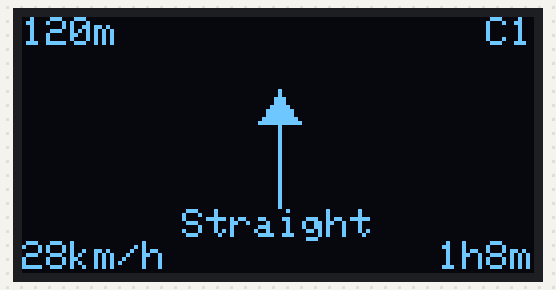
A sketch run on a simulated ESP32-C3. On the bench: 128×64 one-colour display.

Above: at 0.1 s.
At 3.8 s:
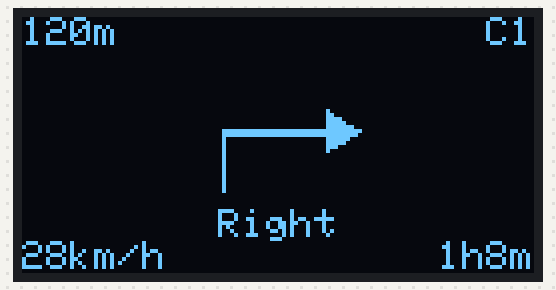
At 9.2 s:
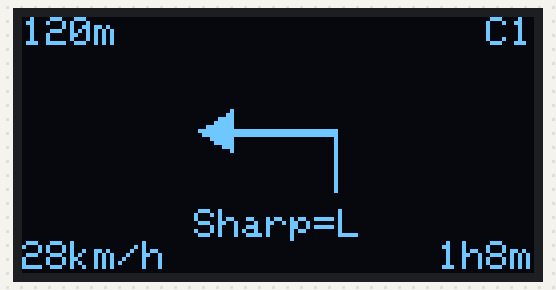
At 18.4 s:
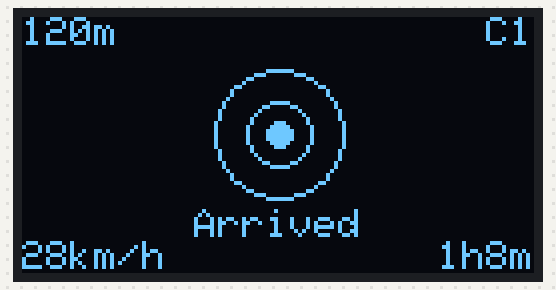
At 29.3 s:
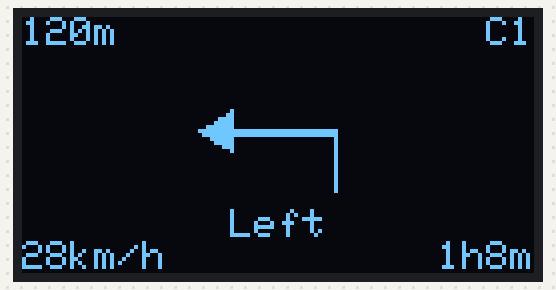
At 38.4 s:
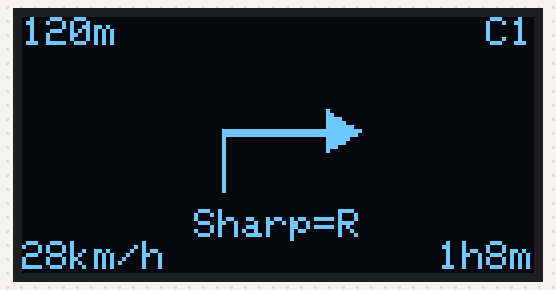

Measured:
- what the display in image 1 shows lasts 1.8 s, from 3.7 s to 5.5 s

The sketch:

navigation_icon_simulator.ino
```cpp
#include <Wire.h>
#include <Adafruit_GFX.h>
#include <Adafruit_SSD1306.h>

#define SCREEN_WIDTH 128
#define SCREEN_HEIGHT 64
#define OLED_RESET -1
#define SCREEN_ADDRESS 0x3C

Adafruit_SSD1306 display(SCREEN_WIDTH, SCREEN_HEIGHT, &Wire, OLED_RESET);

const uint32_t SCREEN_HOLD_MS = 1800;
uint8_t iconIndex = 0;
uint32_t lastIconChange = 0;

void centerText(const char *text, int16_t y)
{
  int16_t x1;
  int16_t y1;
  uint16_t w;
  uint16_t h;
  display.setTextSize(1);
  display.getTextBounds(text, 0, y, &x1, &y1, &w, &h);
  display.setCursor((SCREEN_WIDTH - w) / 2, y);
  display.print(text);
}

void drawHeaderFooter()
{
  display.setTextSize(1);
  display.setTextColor(SSD1306_WHITE);
  display.setCursor(0, 0);
  display.print("120m");
  display.setCursor(116, 0);
  display.print("C1");
  display.setCursor(0, 56);
  display.print("28km/h");
  display.setCursor(104, 56);
  display.print("1h8m");
}

void thickLine(int16_t x0, int16_t y0, int16_t x1, int16_t y1)
{
  display.drawLine(x0, y0, x1, y1, SSD1306_WHITE);
  display.drawLine(x0, y0 + 1, x1, y1 + 1, SSD1306_WHITE);
}

void arrowHead(int16_t x, int16_t y, int8_t dx, int8_t dy)
{
  if (dx > 0)
  {
    display.fillTriangle(x, y, x - 8, y - 5, x - 8, y + 5, SSD1306_WHITE);
  }
  else if (dx < 0)
  {
    display.fillTriangle(x, y, x + 8, y - 5, x + 8, y + 5, SSD1306_WHITE);
  }
  else if (dy < 0)
  {
    display.fillTriangle(x, y, x - 5, y + 8, x + 5, y + 8, SSD1306_WHITE);
  }
  else
  {
    display.fillTriangle(x, y, x - 5, y - 8, x + 5, y - 8, SSD1306_WHITE);
  }
}

void drawBridgeBase()
{
  display.drawLine(40, 44, 88, 44, SSD1306_WHITE);
  display.drawLine(44, 44, 52, 36, SSD1306_WHITE);
  display.drawLine(52, 36, 60, 44, SSD1306_WHITE);
  display.drawLine(60, 44, 68, 36, SSD1306_WHITE);
  display.drawLine(68, 36, 76, 44, SSD1306_WHITE);
  display.drawLine(76, 44, 84, 36, SSD1306_WHITE);
}

void drawStraight()
{
  thickLine(64, 46, 64, 22);
  arrowHead(64, 18, 0, -1);
}

void drawLeft()
{
  thickLine(78, 42, 78, 28);
  thickLine(78, 28, 48, 28);
  arrowHead(44, 28, -1, 0);
}

void drawRight()
{
  thickLine(50, 42, 50, 28);
  thickLine(50, 28, 80, 28);
  arrowHead(84, 28, 1, 0);
}

void drawSlightLeft()
{
  thickLine(76, 46, 54, 24);
  display.fillTriangle(50, 20, 54, 31, 61, 24, SSD1306_WHITE);
}

void drawSlightRight()
{
  thickLine(52, 46, 74, 24);
  display.fillTriangle(78, 20, 67, 24, 74, 31, SSD1306_WHITE);
}

void drawSharpLeft()
{
  thickLine(84, 44, 56, 24);
  thickLine(56, 24, 44, 24);
  arrowHead(40, 24, -1, 0);
}

void drawSharpRight()
{
  thickLine(44, 44, 72, 24);
  thickLine(72, 24, 84, 24);
  arrowHead(88, 24, 1, 0);
}

void drawUTurnLeft()
{
  display.drawCircle(64, 34, 14, SSD1306_WHITE);
  display.drawCircle(64, 34, 13, SSD1306_WHITE);
  display.fillRect(64, 34, 18, 20, SSD1306_BLACK);
  thickLine(78, 34, 78, 48);
  arrowHead(50, 34, -1, 0);
}

void drawUTurnRight()
{
  display.drawCircle(64, 34, 14, SSD1306_WHITE);
  display.drawCircle(64, 34, 13, SSD1306_WHITE);
  display.fillRect(46, 34, 18, 20, SSD1306_BLACK);
  thickLine(50, 34, 50, 48);
  arrowHead(78, 34, 1, 0);
}

void drawRoundabout()
{
  display.drawCircle(64, 29, 15, SSD1306_WHITE);
  display.drawCircle(64, 29, 14, SSD1306_WHITE);
  arrowHead(78, 20, 1, 0);
}

void drawArrived()
{
  display.drawCircle(64, 29, 16, SSD1306_WHITE);
  display.drawCircle(64, 29, 8, SSD1306_WHITE);
  display.fillCircle(64, 29, 3, SSD1306_WHITE);
}

void drawBridgeStraight()
{
  drawBridgeBase();
  thickLine(64, 34, 64, 18);
  arrowHead(64, 16, 0, -1);
}

void drawBridgeLeft()
{
  drawBridgeBase();
  thickLine(78, 34, 54, 24);
  arrowHead(50, 22, -1, 0);
}

void drawBridgeRight()
{
  drawBridgeBase();
  thickLine(50, 34, 74, 24);
  arrowHead(78, 22, 1, 0);
}

void drawBridgeUTurn()
{
  drawBridgeBase();
  display.drawCircle(64, 25, 10, SSD1306_WHITE);
  display.drawCircle(64, 25, 9, SSD1306_WHITE);
  display.fillRect(64, 25, 14, 12, SSD1306_BLACK);
  arrowHead(54, 25, -1, 0);
}

void drawIcon(uint8_t index)
{
  display.clearDisplay();
  drawHeaderFooter();

  switch (index)
  {
  case 0:
    drawStraight();
    centerText("Straight", 48);
    break;
  case 1:
    drawLeft();
    centerText("Left", 48);
    break;
  case 2:
    drawRight();
    centerText("Right", 48);
    break;
  case 3:
    drawSlightLeft();
    centerText("Slight L", 48);
    break;
  case 4:
    drawSlightRight();
    centerText("Slight R", 48);
    break;
  case 5:
    drawLeft();
    centerText("Sharp=L", 48);
    break;
  case 6:
    drawRight();
    centerText("Sharp=R", 48);
    break;
  case 7:
    drawUTurnLeft();
    centerText("U-Turn L", 48);
    break;
  case 8:
    drawUTurnRight();
    centerText("U-Turn R", 48);
    break;
  case 9:
    drawRoundabout();
    centerText("Roundabout", 48);
    break;
  case 10:
    drawArrived();
    centerText("Arrived", 48);
    break;
  case 11:
    drawBridgeStraight();
    centerText("Bridge S", 48);
    break;
  case 12:
    drawBridgeLeft();
    centerText("Bridge L", 48);
    break;
  case 13:
    drawBridgeRight();
    centerText("Bridge R", 48);
    break;
  case 14:
    drawBridgeUTurn();
    centerText("Bridge U", 48);
    break;
  }

  display.display();
}

void setup()
{
  if (!display.begin(SSD1306_SWITCHCAPVCC, SCREEN_ADDRESS))
  {
    for (;;)
    {
    }
  }

  drawIcon(iconIndex);
  lastIconChange = millis();
}

void loop()
{
  if (millis() - lastIconChange >= SCREEN_HOLD_MS)
  {
    iconIndex = (iconIndex + 1) % 15;
    drawIcon(iconIndex);
    lastIconChange = millis();
  }
}
```
